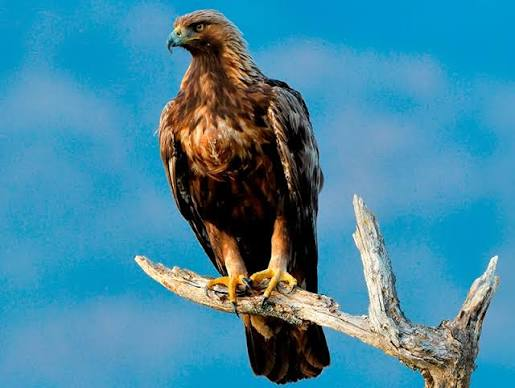
#> input picture imagenes/aguilap9.jpg, 515 x 388 px, found by its file name
$ python p9-bordes-0087.py
#> lines starting #> are read from the running program, lines starting #| are printed output that depends on the picture; after the words box and inside, x2 and y2 are one past the last pixel; in counts of white or black regions, pixels touching at a corner belong together
# Alonso Lopez Garcia NC = 0087
# Ejemplo 3
# Numero de lista 35

import cv2

# Cargar imagen
imagen = cv2.imread("aguilap9.jpg")
#> imagen is the input picture: shape (388, 515, 3); mean B, G, R 162.7, 135.9, 65.3

# Comprobar imagen
if imagen is None:
    print("Error: no se pudo cargar la imagen.")
    exit()

# Convertir a escala de grises
gris = cv2.cvtColor(imagen, cv2.COLOR_BGR2GRAY)
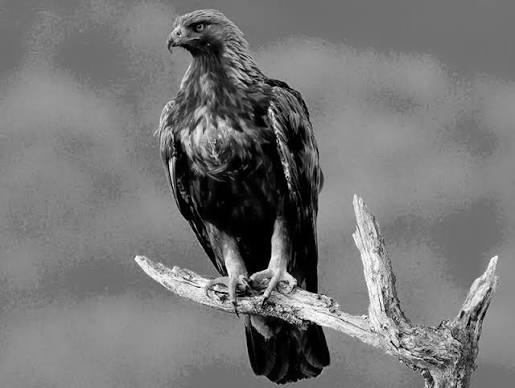
#> gris: shape (388, 515); min 0, max 255, mean 117.8

# Aplicar umbral
_, binaria = cv2.threshold(
    gris,
    127,
    255,
    cv2.THRESH_BINARY
)
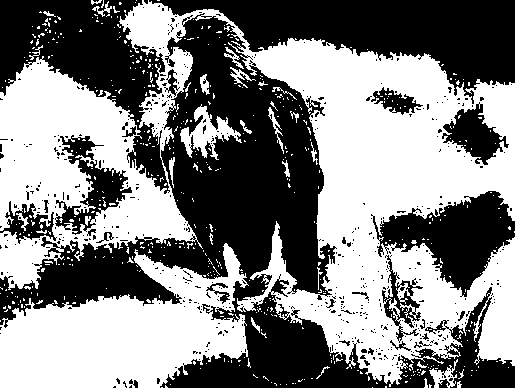
#> binaria: shape (388, 515); 51.2% white; 528 black regions (499 under 20 px)

# Encontrar contornos externos
contornos, _ = cv2.findContours(
    binaria,
    cv2.RETR_EXTERNAL,
    cv2.CHAIN_APPROX_SIMPLE
)
#> contornos = 500 contours, 485 with area under 20; largest, box (x1, y1, x2, y2) and area: (0, 0, 515, 387) 82830, (0, 243, 249, 388) 20490, (180, 104, 242, 160) 1130, (429, 359, 458, 388) 256, (268, 107, 284, 154) 100

# Crear copia
resultado = imagen.copy()

# Contador
cantidad = 0

# Analizar cada contorno
for contorno in contornos:

    # Calcular área
    area = cv2.contourArea(contorno)

    # Ignorar objetos demasiado pequeños
    if area > 500:

        cantidad += 1

        # Dibujar contorno
        cv2.drawContours(
            resultado,
            [contorno],
            -1,
            (0, 255, 0),
            2
        )

        # Obtener rectángulo
        x, y, ancho, alto = cv2.boundingRect(contorno)

        # Dibujar rectángulo
        cv2.rectangle(
            resultado,
            (x, y),
            (x + ancho, y + alto),
            (255, 0, 0),
            2
        )

        # Mostrar número del objeto
        cv2.putText(
            resultado,
            f"Objeto {cantidad}",
            (x, y - 10),
            cv2.FONT_HERSHEY_SIMPLEX,
            0.6,
            (0, 0, 255),
            2
        )
#> this loop made 500 passes
#> (area, x, y, ancho, alto) on passes 223, 352, 497: (20490, 0, 243, 249, 145), (1130, 180, 104, 62, 56), (82830, 0, 0, 515, 387)
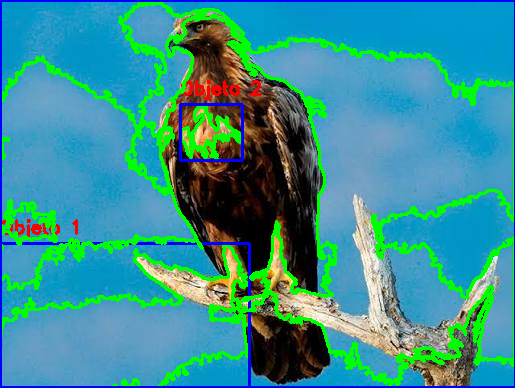
#> resultado: shape (388, 515, 3); 13.89% of pixels changed, all inside (x1, y1, x2, y2) = (0, 0, 515, 388)
#> after the loop, cantidad = 3

# Mostrar resultado
cv2.imshow("Objetos identificados 0087 aguila", resultado)

# Guardar
cv2.imwrite(
    "../resultados/ejemplo3_objetos.jpg",
    resultado
)

print("Objetos identificados:", cantidad)
#| Objetos identificados: 3
print("Resultado guardado en resultados/ejemplo3_objetos.jpg")

# Esperar
cv2.waitKey(0)

# Cerrar
cv2.destroyAllWindows()

print("Alonso Lopez Garcia NC = 0087")
